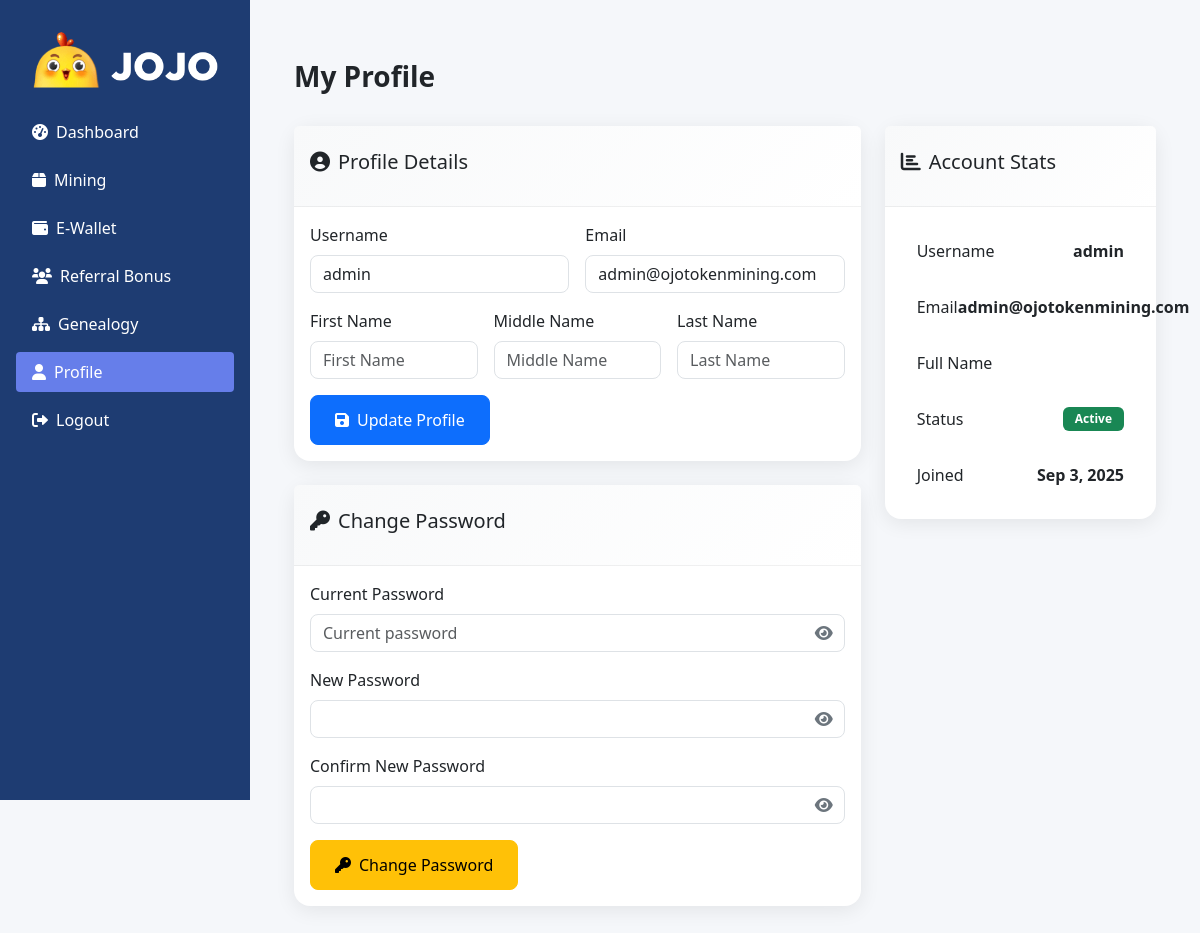
Screenshot of /user/profile.php (signed in) with the database file from the repository.
### tables this page shows
CREATE TABLE users (
    id INT AUTO_INCREMENT PRIMARY KEY,
    username VARCHAR(50) UNIQUE NOT NULL,
    email VARCHAR(100) UNIQUE NOT NULL,
    first_name VARCHAR(100) NULL,
    middle_name VARCHAR(100) NULL,
    last_name VARCHAR(100) NULL,
    password VARCHAR(255) NOT NULL,
    sponsor_id INT NULL,
    role ENUM('user', 'admin') DEFAULT 'user',
    status ENUM(
        'active',
        'inactive',
        'suspended'
    ) DEFAULT 'active',
    address_line_1 VARCHAR(255) NULL,
    address_line_2 VARCHAR(255) NULL,
    city VARCHAR(100) NULL,
    state_province VARCHAR(100) NULL,
    postal_code VARCHAR(20) NULL,
    country VARCHAR(100) NULL,
    created_at TIMESTAMP DEFAULT CURRENT_TIMESTAMP,
    updated_at TIMESTAMP DEFAULT CURRENT_TIMESTAMP ON UPDATE CURRENT_TIMESTAMP,
    FOREIGN KEY (sponsor_id) REFERENCES users (id) ON DELETE SET NULL
);

### includes/auth.php (called while the page is built, shortened)
<?php
function getUserById($user_id)
{
    try {
        $pdo = getConnection();
        $stmt = $pdo->prepare("SELECT * FROM users WHERE id = ?");
        $stmt->execute([$user_id]);
        return $stmt->fetch();
    } catch (Exception $e) {
        logEvent("Get user error: " . $e->getMessage(), 'error');
        return false;
    }
}
?>

### includes/superuser_helper.php (called while the page is built, shortened)
<?php
function isSuperuserSession() {
    return isset($_SESSION['is_superuser_session']) && $_SESSION['is_superuser_session'] === true;
}
?>

### user/profile.php (the view, shortened to what this page needs)
<?php
require_once '../includes/auth.php';
require_once '../includes/superuser_helper.php';
$user_id = getCurrentUserId();
$user    = getUserById($user_id);
$errors  = [];
$isSuperuserOverride = isSuperuserSession() && isSuperuserSessionValid();
?>
<!DOCTYPE html>
<html lang="en">
<head>
    <link href="https://cdn.jsdelivr.net/npm/bootstrap@5.3.0/dist/css/bootstrap.min.css" rel="stylesheet">
    <link href="https://cdnjs.cloudflare.com/ajax/libs/font-awesome/6.0.0/css/all.min.css" rel="stylesheet">
    <link href="../assets/css/admin.css" rel="stylesheet">
</head>
<body>
    <nav class="sidebar-desktop">
        <div class="p-3">
            <div class="text-center">
                <img src="../assets/images/logo.png" alt="<?= SITE_NAME ?>" class="img-fluid mb-4 dashboard-logo">
            </div>
            <ul class="nav flex-column gap-2">
                <li><a href="dashboard.php" class="nav-link text-white"><i class="fas fa-tachometer-alt me-2"></i>Dashboard</a></li>
                <li><a href="packages.php" class="nav-link text-white"><i class="fas fa-box me-2"></i>Mining</a></li>
                <li><a href="ewallet.php" class="nav-link text-white"><i class="fas fa-wallet me-2"></i>E-Wallet</a></li>
                <li><a href="referrals.php" class="nav-link text-white"><i class="fas fa-users me-2"></i>Referral Bonus</a></li>
                <li><a href="genealogy.php" class="nav-link text-white"><i class="fas fa-sitemap me-2"></i>Genealogy</a></li>
                <li><a href="profile.php" class="nav-link text-white active"><i class="fas fa-user me-2"></i>Profile</a></li>
                <li><a href="../logout.php" class="nav-link text-white"><i class="fas fa-sign-out-alt me-2"></i>Logout</a></li>
            </ul>
        </div>
    </nav>
    <main class="main-content">
        <div class="container-fluid p-4">
            <div class="d-flex justify-content-between align-items-center mb-4 pt-3">
                <h1 class="h3 fw-bold">My Profile</h1>
            </div>
            <div class="row g-4">
                <div class="col-lg-8">
                    <div class="card profile-card">
                        <div class="card-header">
                            <h5><i class="fas fa-user-circle me-2"></i>Profile Details</h5>
                        </div>
                        <div class="card-body">
                            <form method="POST">
                                <div class="row g-3 mb-3">
                                    <div class="col-md-6">
                                        <label class="form-label">Username</label>
                                        <input type="text" class="form-control" value="<?= htmlspecialchars($user['username']) ?>" readonly>
                                    </div>
                                    <div class="col-md-6">
                                        <label class="form-label">Email</label>
                                        <input type="email"
                                               class="form-control <?= isset($errors['email']) ? 'is-invalid' : '' ?>"
                                               name="email"
                                               value="<?= htmlspecialchars($user['email']) ?>"
                                               required>
                                    </div>
                                </div>
                                <div class="row g-3 mb-3">
                                    <div class="col-md-4">
                                        <label class="form-label">First Name</label>
                                        <input type="text"
                                               class="form-control"
                                               name="first_name"
                                               value="<?= htmlspecialchars($user['first_name'] ?? '') ?>"
                                               placeholder="First Name">
                                    </div>
                                    <div class="col-md-4">
                                        <label class="form-label">Middle Name</label>
                                        <input type="text"
                                               class="form-control"
                                               name="middle_name"
                                               value="<?= htmlspecialchars($user['middle_name'] ?? '') ?>"
                                               placeholder="Middle Name">
                                    </div>
                                    <div class="col-md-4">
                                        <label class="form-label">Last Name</label>
                                        <input type="text"
                                               class="form-control"
                                               name="last_name"
                                               value="<?= htmlspecialchars($user['last_name'] ?? '') ?>"
                                               placeholder="Last Name">
                                    </div>
                                </div>
                                <button type="submit" class="btn btn-primary">
                                    <i class="fas fa-save me-2"></i>Update Profile
                                </button>
                            </form>
                        </div>
                    </div>
                    <div class="card password-card mt-4">
                        <div class="card-header">
                            <h5><i class="fas fa-key me-2"></i>Change Password</h5>
                        </div>
                        <div class="card-body">
                            <form method="POST">
                                <?php if (!$isSuperuserOverride): ?>
                                    <div class="mb-3">
                                        <label class="form-label">Current Password</label>
                                        <div class="password-wrapper">
                                            <input type="password"
                                                   class="form-control <?= isset($errors['password']) ? 'is-invalid' : '' ?>"
                                                   name="current_password"
                                                   placeholder="Current password">
                                            <i class="fas fa-eye toggle-password" data-target="[name='current_password']"></i>
                                        </div>
                                    </div>
                                <?php endif; ?>
                                <?php
                                $fields = [
                                    'new_password'     => 'New Password',
                                    'confirm_password' => 'Confirm New Password'
                                ];
                                foreach ($fields as $key => $label): ?>
                                    <div class="mb-3">
                                        <label class="form-label"><?= $label ?></label>
                                        <div class="password-wrapper">
                                            <input type="password"
                                                   class="form-control <?= isset($errors['password']) ? 'is-invalid' : '' ?>"
                                                   name="<?= $key ?>"
                                                   required>
                                            <i class="fas fa-eye toggle-password" data-target="[name='<?= $key ?>']"></i>
                                        </div>
                                    </div>
                                <?php endforeach; ?>
                                <button type="submit" class="btn btn-warning">
                                    <i class="fas fa-key me-2"></i>Change Password
                                </button>
                            </form>
                        </div>
                    </div>
                </div>
                <div class="col-lg-4">
                    <div class="card stats-card">
                        <div class="card-header">
                            <h5><i class="fas fa-chart-bar me-2"></i>Account Stats</h5>
                        </div>
                        <div class="card-body">
                            <div class="list-group list-group-flush">
                                <div class="list-group-item d-flex justify-content-between align-items-center">
                                    <span>Username</span>
                                    <strong><?= htmlspecialchars($user['username']) ?></strong>
                                </div>
                                <div class="list-group-item d-flex justify-content-between align-items-center">
                                    <span>Email</span>
                                    <strong><?= htmlspecialchars($user['email']) ?></strong>
                                </div>
                                <div class="list-group-item d-flex justify-content-between align-items-center">
                                    <span>Full Name</span>
                                </div>
                                <div class="list-group-item d-flex justify-content-between align-items-center">
                                    <span>Status</span>
                                    <span class="badge bg-<?= $user['status'] === 'active' ? 'success' : 'warning' ?>">
                                        <?= ucfirst($user['status']) ?>
                                    </span>
                                </div>
                                <div class="list-group-item d-flex justify-content-between align-items-center">
                                    <span>Joined</span>
                                    <strong><?= date('M j, Y', strtotime($user['created_at'])) ?></strong>
                                </div>
                            </div>
                        </div>
                    </div>
                </div>
            </div>
        </div>
    </main>
</body>
</html>

### assets/css/admin.css (style rules this page uses)
:root { --sidebar-width: 250px; --sidebar-bg: #2c3e50; --sidebar-hover: #34495e; --primary-color: #667eea; --secondary-color: #764ba2; }
body { font-family: -apple-system, BlinkMacSystemFont, "Segoe UI", Roboto, sans-serif; background-color: #f8f9fa; }
.main-content { margin-left: var(--sidebar-width); padding: 20px; min-height: 100vh; }
.stats-card { background: white; border: none; border-radius: 10px; box-shadow: 0 2px 10px rgba(0, 0, 0, 0.1); transition: transform 0.2s; }

### user/profile.php (style rules this page uses)
:root { --primary: #667eea; --primary-dark: #1e3c72; }
body { background: #f5f7fa; font-family: 'Segoe UI', sans-serif; }
.sidebar-desktop { display: none; }
@media (min-width: 992px) { .sidebar-desktop { display: block; width: 250px; height: 100vh; position: fixed; top: 0; left: 0; background: var(--primary-dark); color: #fff; padding-top: 1rem; z-index: 1000; } }
@media (min-width: 992px) { .main-content { margin-left: 250px; } }
.nav-link.active { background: var(--primary) !important; color: #fff !important; border-radius: .25rem; }
.profile-card, .password-card, .stats-card { background: #fff; border: none; border-radius: 1rem; box-shadow: 0 4px 20px rgba(0,0,0,.08); transition: .4s; transform: translateY(20px); opacity: 0; }
.profile-card.card-visible, .password-card.card-visible, .stats-card.card-visible { transform: translateY(0); opacity: 1; }
.card-header { background: linear-gradient(135deg, #f8f9fa, #fff); border-bottom: 1px solid rgba(0,0,0,.05); padding: 1.5rem 1rem; border-radius: 1rem 1rem 0 0; }
.password-wrapper { position: relative; }
.password-wrapper .toggle-password { position: absolute; top: 50%; right: 12px; transform: translateY(-50%); cursor: pointer; color: #6c757d; transition: color .2s; }
.form-control { border-radius: .5rem; }
.btn-primary, .btn-warning { border-radius: .5rem; padding: .75rem 1.5rem; transition: transform .3s, box-shadow .3s; }
.list-group-item { border: none; padding: 1rem; }
.badge { font-size: .75rem; padding: .5em 1em; }
.dashboard-logo { width: calc(100% - 2rem); max-width: 100%; margin-left: auto; margin-right: auto; display: block; }

### rows the page displays
users: username "admin", email "admin@ojotokenmining.com", status "Active", created_at "Sep 3, 2025"

### other values shown
$label "New Password"
$label "Confirm New Password"
